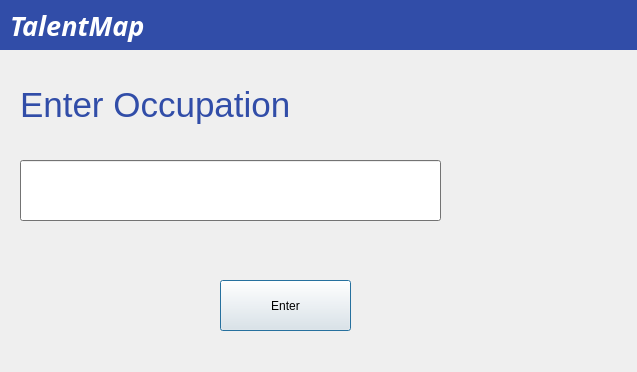
<?xml version="1.0" encoding="UTF-8"?>
<ui version="4.0">
 <class>Dialog</class>
 <widget class="QDialog" name="Dialog">
  <property name="geometry">
   <rect>
    <x>0</x>
    <y>0</y>
    <width>637</width>
    <height>372</height>
   </rect>
  </property>
  <property name="windowTitle">
   <string>TalentMap</string>
  </property>
  <property name="windowOpacity">
   <double>1.000000000000000</double>
  </property>
  <property name="autoFillBackground">
   <bool>false</bool>
  </property>
  <widget class="QWidget" name="widget" native="true">
   <property name="geometry">
    <rect>
     <x>0</x>
     <y>0</y>
     <width>641</width>
     <height>50</height>
    </rect>
   </property>
   <property name="palette">
    <palette>
     <active>
      <colorrole role="Base">
       <brush brushstyle="SolidPattern">
        <color alpha="255">
         <red>255</red>
         <green>255</green>
         <blue>255</blue>
        </color>
       </brush>
      </colorrole>
      <colorrole role="Window">
       <brush brushstyle="SolidPattern">
        <color alpha="255">
         <red>49</red>
         <green>77</green>
         <blue>168</blue>
        </color>
       </brush>
      </colorrole>
     </active>
     <inactive>
      <colorrole role="Base">
       <brush brushstyle="SolidPattern">
        <color alpha="255">
         <red>255</red>
         <green>255</green>
         <blue>255</blue>
        </color>
       </brush>
      </colorrole>
      <colorrole role="Window">
       <brush brushstyle="SolidPattern">
        <color alpha="255">
         <red>49</red>
         <green>77</green>
         <blue>168</blue>
        </color>
       </brush>
      </colorrole>
     </inactive>
     <disabled>
      <colorrole role="Base">
       <brush brushstyle="SolidPattern">
        <color alpha="255">
         <red>49</red>
         <green>77</green>
         <blue>168</blue>
        </color>
       </brush>
      </colorrole>
      <colorrole role="Window">
       <brush brushstyle="SolidPattern">
        <color alpha="255">
         <red>49</red>
         <green>77</green>
         <blue>168</blue>
        </color>
       </brush>
      </colorrole>
     </disabled>
    </palette>
   </property>
   <property name="autoFillBackground">
    <bool>true</bool>
   </property>
   <widget class="QLabel" name="label">
    <property name="geometry">
     <rect>
      <x>10</x>
      <y>0</y>
      <width>171</width>
      <height>51</height>
     </rect>
    </property>
    <property name="font">
     <font>
      <family>STCaiyun</family>
     </font>
    </property>
    <property name="text">
     <string>&lt;html&gt;&lt;head/&gt;&lt;body&gt;&lt;p&gt;&lt;span style=&quot; font-size:20pt; font-weight:600; font-style:italic; color:#ffffff;&quot;&gt;TalentMap&lt;/span&gt;&lt;/p&gt;&lt;/body&gt;&lt;/html&gt;</string>
    </property>
   </widget>
  </widget>
  <widget class="QWidget" name="widget_2" native="true">
   <property name="geometry">
    <rect>
     <x>0</x>
     <y>50</y>
     <width>600</width>
     <height>300</height>
    </rect>
   </property>
   <property name="palette">
    <palette>
     <active>
      <colorrole role="Base">
       <brush brushstyle="SolidPattern">
        <color alpha="255">
         <red>255</red>
         <green>255</green>
         <blue>255</blue>
        </color>
       </brush>
      </colorrole>
      <colorrole role="Window">
       <brush brushstyle="SolidPattern">
        <color alpha="255">
         <red>161</red>
         <green>161</green>
         <blue>161</blue>
        </color>
       </brush>
      </colorrole>
     </active>
     <inactive>
      <colorrole role="Base">
       <brush brushstyle="SolidPattern">
        <color alpha="255">
         <red>255</red>
         <green>255</green>
         <blue>255</blue>
        </color>
       </brush>
      </colorrole>
      <colorrole role="Window">
       <brush brushstyle="SolidPattern">
        <color alpha="255">
         <red>161</red>
         <green>161</green>
         <blue>161</blue>
        </color>
       </brush>
      </colorrole>
     </inactive>
     <disabled>
      <colorrole role="Base">
       <brush brushstyle="SolidPattern">
        <color alpha="255">
         <red>161</red>
         <green>161</green>
         <blue>161</blue>
        </color>
       </brush>
      </colorrole>
      <colorrole role="Window">
       <brush brushstyle="SolidPattern">
        <color alpha="255">
         <red>161</red>
         <green>161</green>
         <blue>161</blue>
        </color>
       </brush>
      </colorrole>
     </disabled>
    </palette>
   </property>
   <widget class="QLabel" name="label_2">
    <property name="geometry">
     <rect>
      <x>20</x>
      <y>30</y>
      <width>361</width>
      <height>51</height>
     </rect>
    </property>
    <property name="styleSheet">
     <string notr="true">font: 8pt &quot;STHupo&quot;;</string>
    </property>
    <property name="text">
     <string>&lt;html&gt;&lt;head/&gt;&lt;body&gt;&lt;p&gt;&lt;span style=&quot; font-size:26pt; color:#314da8;&quot;&gt;Enter Occupation&lt;/span&gt;&lt;/p&gt;&lt;/body&gt;&lt;/html&gt;</string>
    </property>
    <property name="textFormat">
     <enum>Qt::AutoText</enum>
    </property>
   </widget>
   <widget class="QPushButton" name="pushButton1">
    <property name="geometry">
     <rect>
      <x>220</x>
      <y>230</y>
      <width>131</width>
      <height>51</height>
     </rect>
    </property>
    <property name="text">
     <string>Enter</string>
    </property>
   </widget>
   <widget class="QLineEdit" name="inputbox1">
    <property name="geometry">
     <rect>
      <x>20</x>
      <y>110</y>
      <width>421</width>
      <height>61</height>
     </rect>
    </property>
   </widget>
  </widget>
 </widget>
 <resources/>
 <connections/>
</ui>
